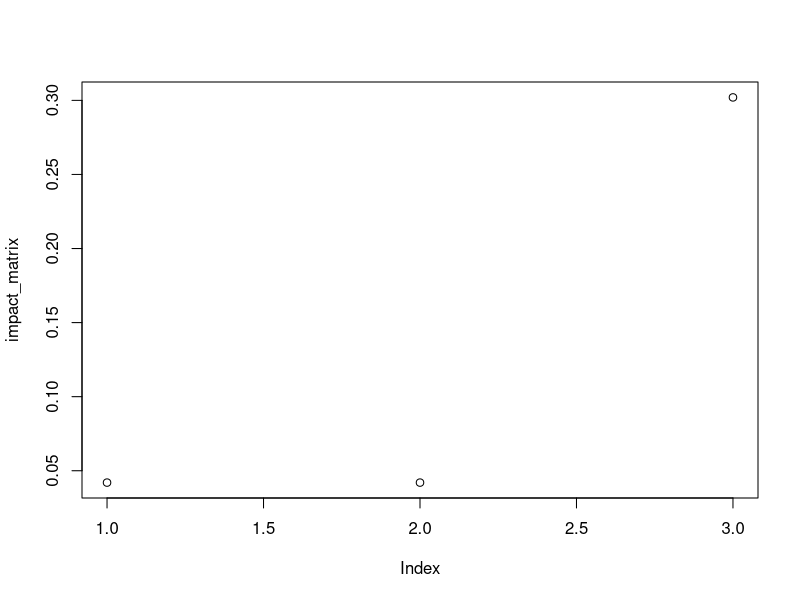

Write R code to recreate this figure.
setwd("~/GitHub/QTM200Spring2020/problem_sets/PS4/My Problem Set 4")
install.packages("car")
library("car")
data(Prestige)
help(Prestige)

library('tidyverse')
view(Prestige)

############# Question 1 ##################

### Part A ###

#changing the variable to professional from type
summary(Prestige)
prestige_data<- Prestige %>% rename(professional = type)
view(prestige_data)

#creating binary/dummy variable based on prof versus bc and wc which get 0.
ifelse(prestige_data$professional =="prof", 1, 0)


### Part B ###
#plotting prestige as outcome, income, professional, and interaction of the two as predictors
lm(prestige ~ income + professional + professional:income, data = prestige_data)


### Part F ###
13.904517 + (.004023 * 1000) + (45.019022 *1) + (18.980739 * 0) - (.003178 *1000 *1)
#59.769 when professional with income of 1000

13.904517 + (.004023 * 0) + (45.019022 *1) + (18.980739 * 0) - (.003178 *1000 * 0)
#55.754 when income is 0
59.769 - 58.92354

### Part G ###
13.904517 + (.004023 * 6000) + (45.019022 *1) + (18.980739 * 0) - (.003178 *1000 *1) - (.002171 * 1000 *0)
#79.88354
13.904517 + (.004023 * 6000) + (45.019022 *0) + (18.980739 * 1) - (.003178 *1000 *0) - (.002171 * 1000 *1)
#54.85226
79.88354-54.85226



############## Question 2 #########################3

### Part A ####

impact_matrix = matrix(c(.042, .042, .302), nrow = 3, ncol = 1) #Creating matrix from problem

colnames(impact_matrix) <- c("Impact of lawn signs on vote share")
rownames(impact_matrix) <- c("Precinct assigned lawn signs (n=30)", "Precinct adjacent to lawn signs (n=76)", "Constant")
impact_matrix #Creation of Matrix

impact_se = matrix(c(.016, .013, .011), nrow = 3, ncol = 1) #Creating matrix from problem

colnames(impact_se) <- c("Impact of lawn signs on vote share")
rownames(impact_se) <- c("Precinct assigned lawn signs (n=30)", "Precinct adjacent to lawn signs (n=76)", "Constant")
impact_se #Creation of Matrix

xbar = .042 # sample mean 
mu0 = .302 # hypothesized value 
#std = se * sqrt(n)
sigma = .016*(sqrt(30)) #standard error converted to standard deviation = .088
n = 131 # sample size 
z = (xbar-mu0)/(sigma/sqrt(n)) #-16.25 is the z score

alpha = .05 
z.half.alpha = qnorm(1-alpha/2) 
c(-z.half.alpha, z.half.alpha) #from -1.96 to 1.96 for 95% CI


### Part B ###
xbar2 = .042 # sample mean 
mu02 = .302 # hypothesized value 
sigma2 = .013*(sqrt(76)) #standard error converted to standard deviation = 113
n2 = 131 # sample size 
z2 = (xbar2-mu02)/(sigma2/sqrt(n2)) #-20 is the z score

alpha2 = .05 
z.half.alpha2 = qnorm(1-alpha2/2) 
c(-z.half.alpha2, z.half.alpha2) #from -1.96 to 1.96 for 95% CI


### Part D ###
summary(impact_matrix)
plot(impact_matrix)
